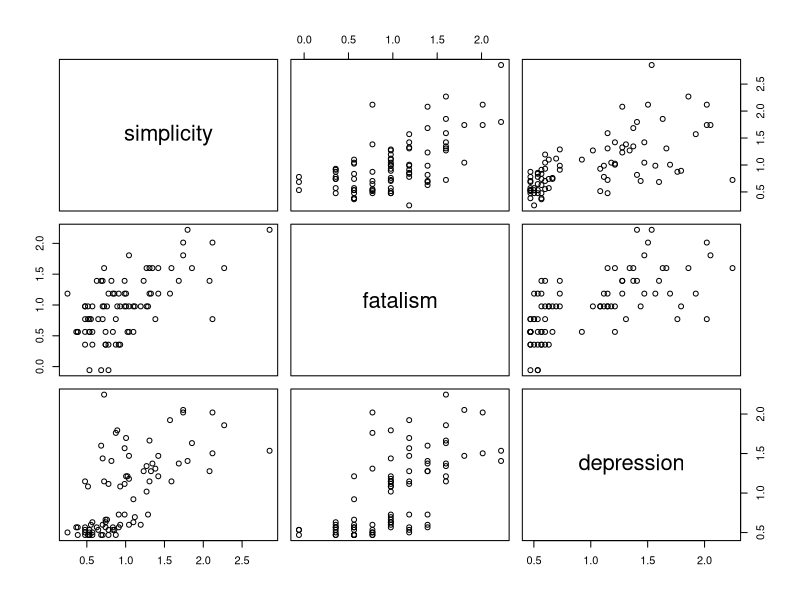
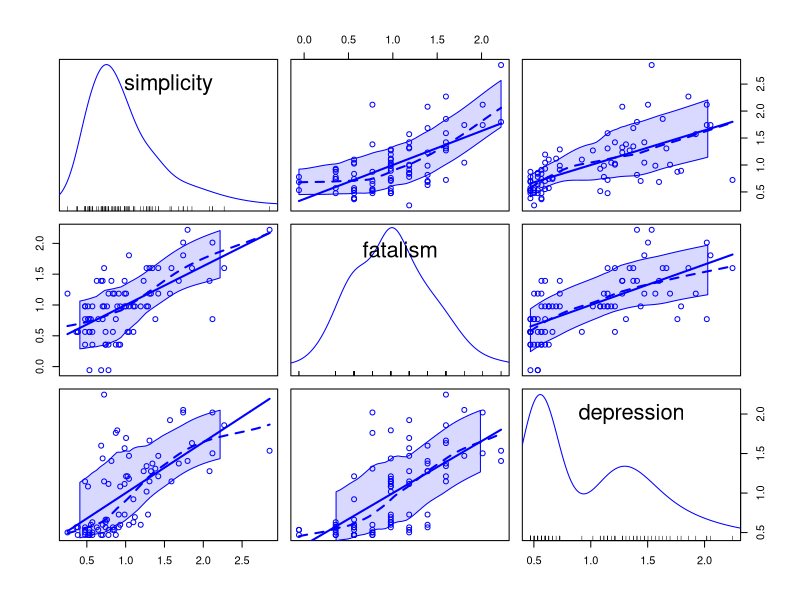

The R source for these figures, in order: (Note: this script raises an error after producing the figures.)
library(car)
attach(Ginzberg)
head(Ginzberg)
pairs(~ simplicity + fatalism + depression)

scatterplotMatrix(~ simplicity + fatalism + depression)

library(corrplot)
corrplot(y)

library(GGally)
ggscatmat(Ginzberg, columns = 1:3)
